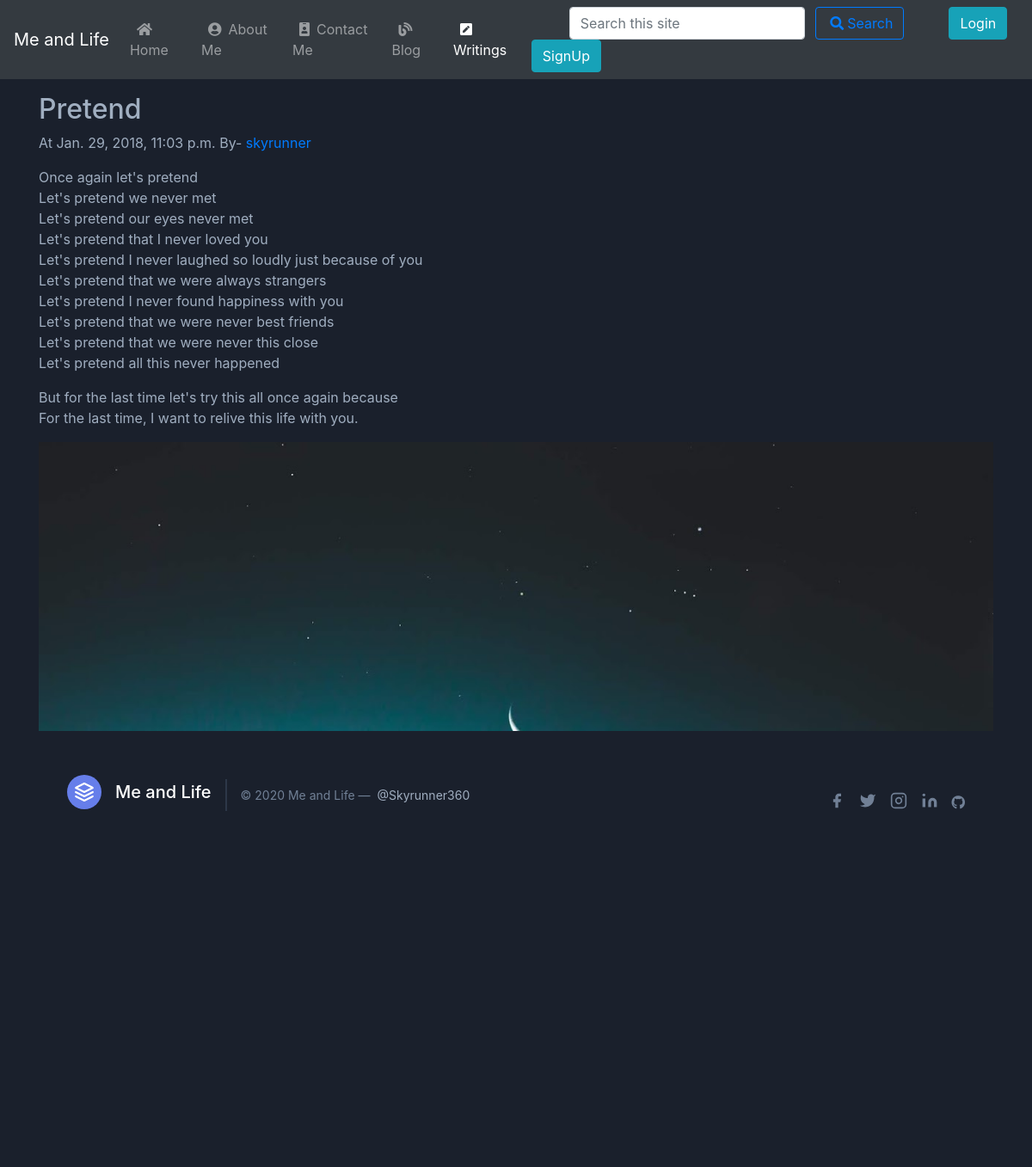
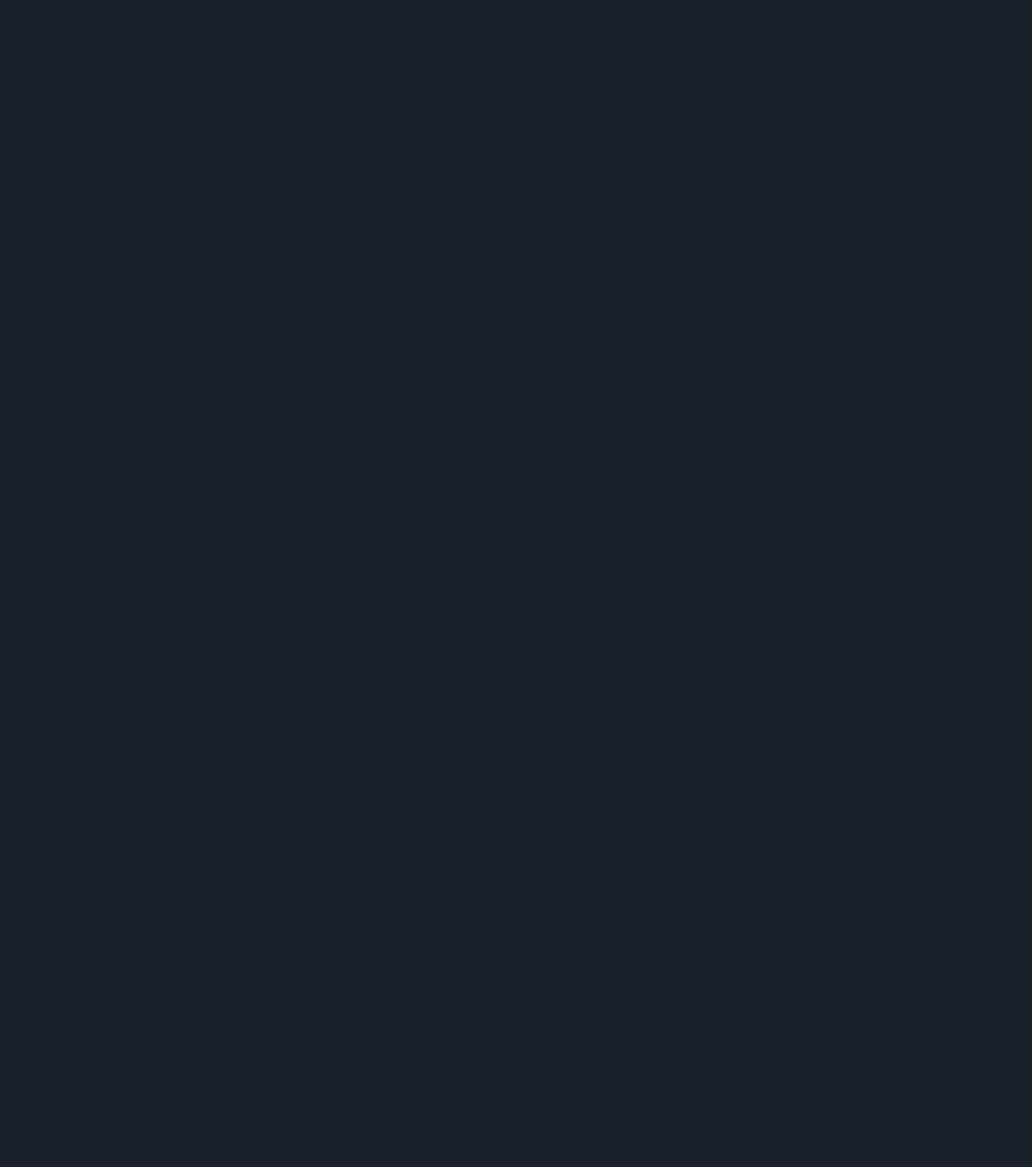
/writings/pretend, run on the app's committed database (2 pictures, top to bottom).
### writings/models.py (models this page shows, shortened)
class Writing(models.Model):
    sno= models.AutoField(primary_key=True)
    title = models.CharField(max_length=200)
    content = models.TextField()
    views = models.IntegerField(default=0)
    category = models.CharField(max_length=13)
    author = models.CharField(max_length=100)
    slug = models.CharField(max_length=150,default=" ")
    timeStamp = models.DateTimeField(blank=True)
    img = models.ImageField(upload_to="writings/", blank=True)

### writings/views.py (the view)
# urls.py: path('<str:slug>', views.wPost, name="wPost"),
def wPost(request,slug):
    w = Writing.objects.filter(slug=slug).first()
    w.views = w.views+1
    w.save()
    comments = WComment.objects.filter(wpost=w, parent=None)
    replies = WComment.objects.filter(wpost=w).exclude(parent=None)
    replyDict = {}
    for reply in replies:
        if reply.parent.sno not in replyDict.keys():
            replyDict[reply.parent.sno] = [reply]
        else:
            replyDict[reply.parent.sno].append(reply)
    context = {'writings': w,'comments': comments,'user' : request.user,'replyDict' : replyDict}
    return render(request,'writings/wPost.html', context)

### writings/templatetags/extras.py (called while the page is built)
@register.filter(name='get_val')
def get_val(dict,key):
    return dict.get(key)

### templates/writings/wPost.html (shortened to what this page needs)
{% extends 'base.html' %}
{% block writingactive %}active
{% endblock writingactive %}
{% block body %}
{% load extras %}
<div class="text-gray-500 bg-gray-900 body-font pad">
<div class="blog-post container py-3">
<h2 class="blog-post-title" data-aos="fade-up"  data-aos-duration="3000">{{writings.title}}</h2>
<p class="blog-post-meta">At {{writings.timeStamp}} By- <a href="/about">{{writings.author}}</a></p>
<div class="text-gray-500" data-aos="fade-down"  data-aos-duration="3000">{{writings.content|wordwrap:100|linebreaks|safe}}</div>
<div class="container">
    <div class="fb-like my-2 text-gray-500 bg-gray-900 body-font" data-href="http://skyrunner360.pythonanywhere.com" data-width="" data-layout="standard" data-action="like" data-size="small" data-share="true"></div><br>
    <h2>Comments ({{comments.count}})</h2>
    <div class="my-2">
    {% if user.is_authenticated %}
     <form action="/writings/postComment" method="post">{% csrf_token %}
  <div class="form-group">
    <label for="comment">Post Comment</label>
    <input type="text" class="form-control" name="comment" placeholder ="Add a Comment">
  </div>
  <div class="form-group form-check">
    <input type="hidden" name="wSno" value="{{writings.sno}}">
    <input type="hidden" name="parentSno" value="">
  </div>
  <button type="submit" class="btn btn-secondary" value="submit">Comment</button>
</form>
    {% else %}
    <p>Please Login to post a Comment</p>
    {% endif %}
    </div>
{% for comment in comments %}
{% load humanize %}
    <div class="row my-3">
    <div class="col-md-1"> </div>
    <div class="col-md-11">
    <b>{{comment.user.username}}</b> <span class="badge badge-pill badge-secondary">{{comment.timestamp | naturaltime}}</span>
    <div>{{comment.comment}}</div>
    <div class="reply mx-0">
    {% if user.is_authenticated %}
  <button class="btn btn-sm btn-secondary" type="button" data-toggle="collapse" data-target="#replybox{{comment.sno}}" aria-expanded="false" aria-controls="replybox{{comment.sno}}">
    Reply
  </button>
<div class="collapse" id="replybox{{comment.sno}}">
  <div class="card card-body my-2 bg-secondary">
    <form action="/writings/postComment" method="post">{% csrf_token %}
  <div class="form-group">
    <label for="comment">Post A Reply</label>
    <input type="text" class="form-control" name="comment" placeholder ="Add a reply...">
    <input type="hidden" name="parentSno" value="{{comment.sno}}">
  </div>
  <div class="form-group form-check">
    <input type="hidden" name="wSno" value="{{writings.sno}}">
  </div>
  <button type="submit" class="btn btn-sm btn-primary" value="submit">Reply</button>
</form>
  </div>
</div>
{% else %}
<button class="btn btn-sm btn-secondary disabled" type="button" data-toggle="collapse" data-target="#replybox{{comment.sno}}" aria-expanded="false" aria-controls="replybox{{comment.sno}}">
  </button>
{% endif %}
<div class="replies my-2">
{% for reply in replyDict|get_val:comment.sno %}
<div class="row my-2">
<div class="col-md-1">
</div>
<div class="col-md-11 my-3">
<div class="col-md-11">
    <b>{{reply.user.username}}</b> <span class="badge badge-pill badge-secondary">{{reply.timestamp | naturaltime}}</span>
    <div>{{reply.comment}}</div>
</div>
</div>
{% endfor %}
</div>
    </div>
    </div>
    </div>
    </div>
{% endfor %}
</div>
</div>
</div>
{% endblock body %}

### data on the page
Writing: title "Pretend", timeStamp "Jan. 29, 2018, 11:03 p.m.", author "skyrunner", content "Once again let's pretend Let's pretend we never met Let's pretend our eyes never met Let's pretend that I never loved you Let's pretend I never laughed so loudly just because of you Let's pretend that we were always strangers Let's pretend I never found happiness with you Let's pretend that we were never best friends Let's pretend that we were never this close Let's pretend all this never happened But for the last time let's try this all once again because For the last time, I want to relive this life with you."
